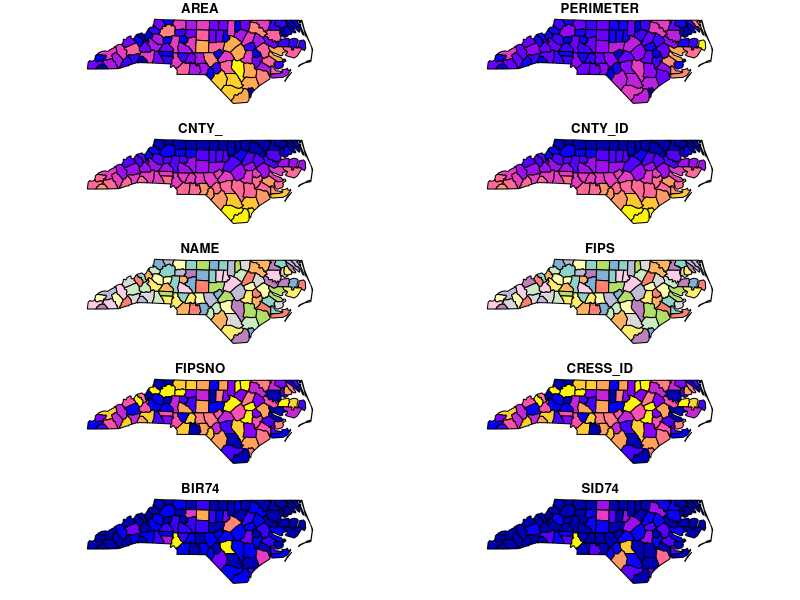

Recreate this plot in R.
## ---- chunk 1
library(sf)
nc = read_sf(system.file("shape/nc.shp", package="sf"))
plot(nc)
